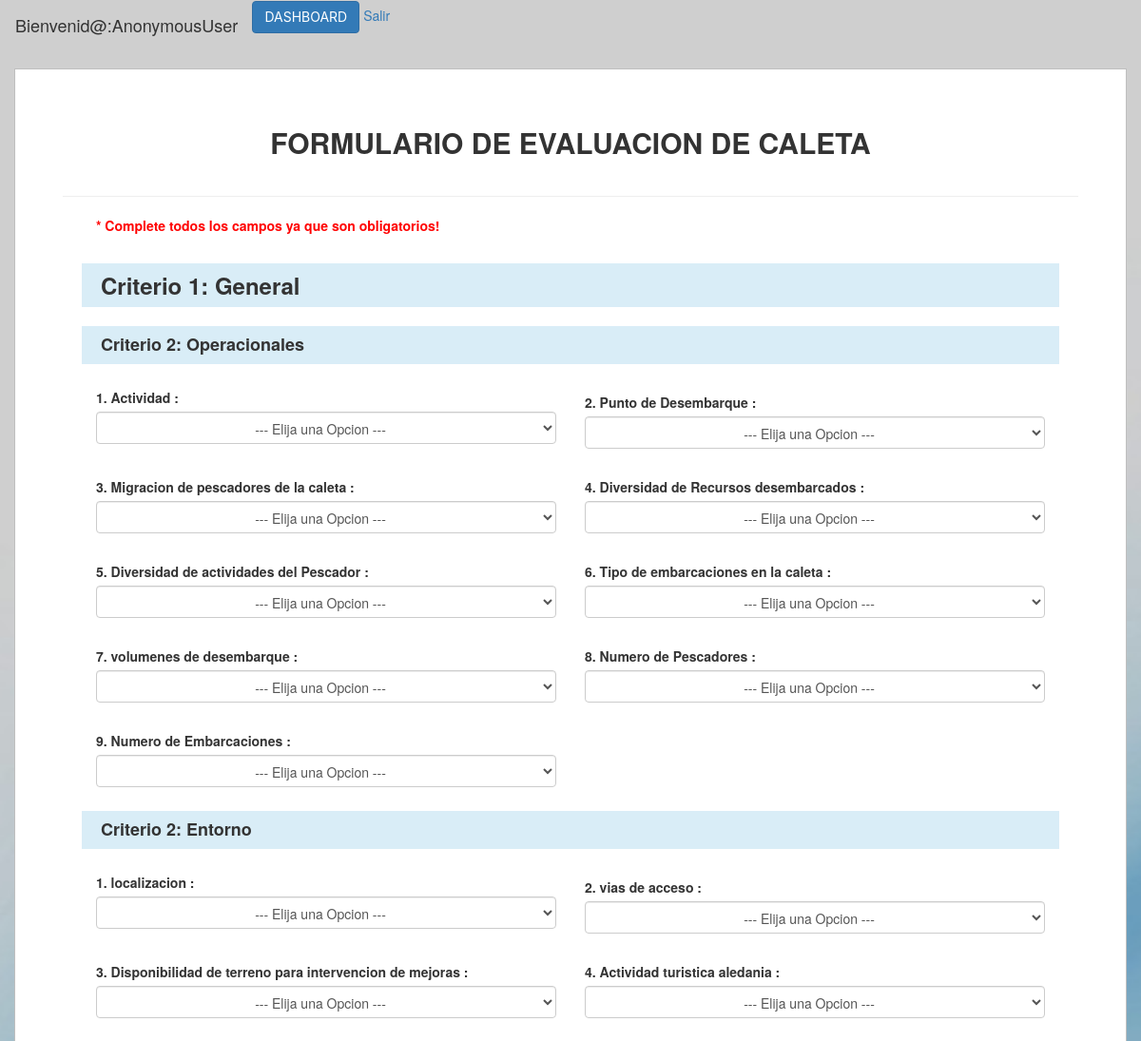
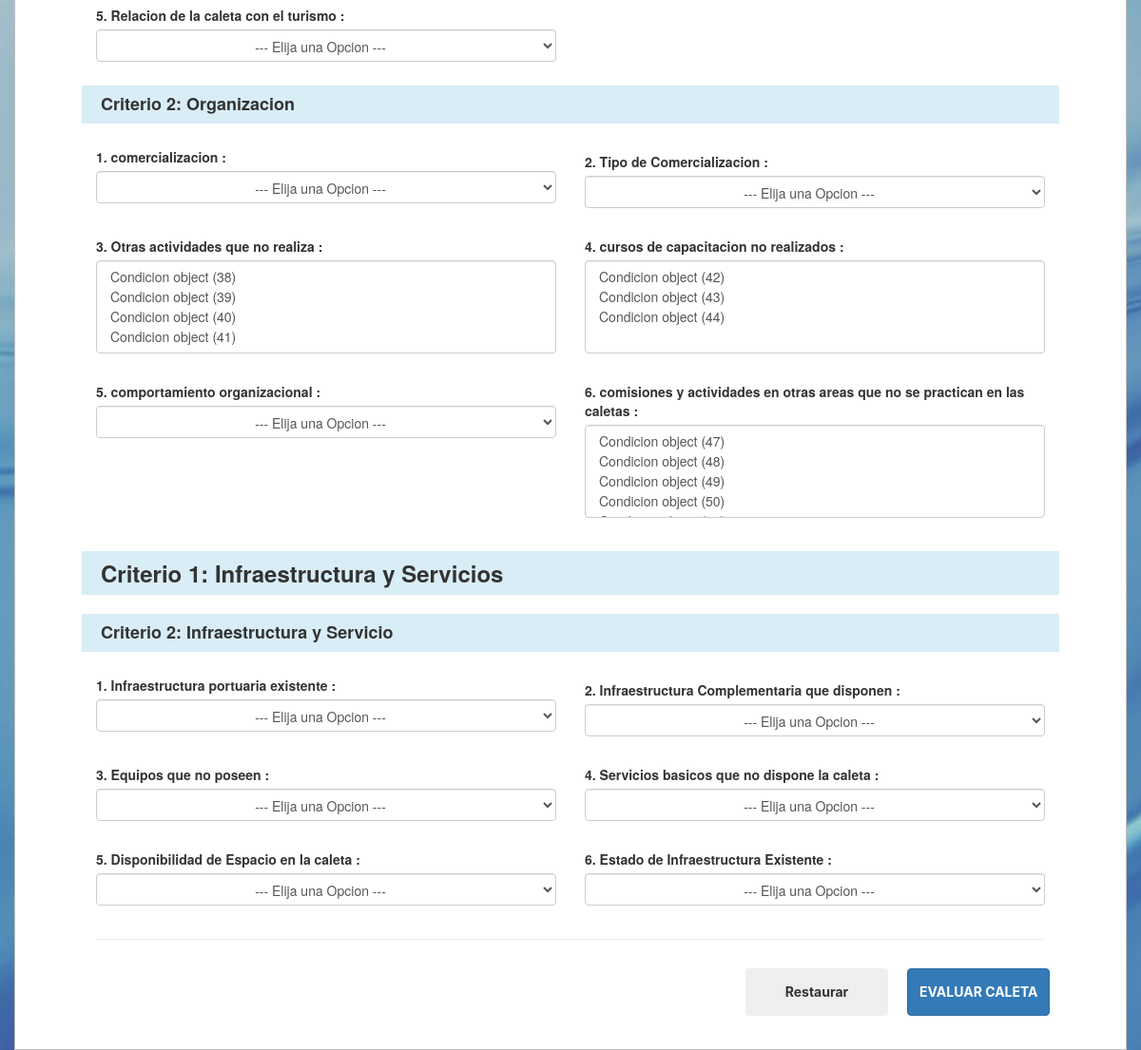
The page /form_eval on the database as committed earlier (2 pictures, top to bottom).
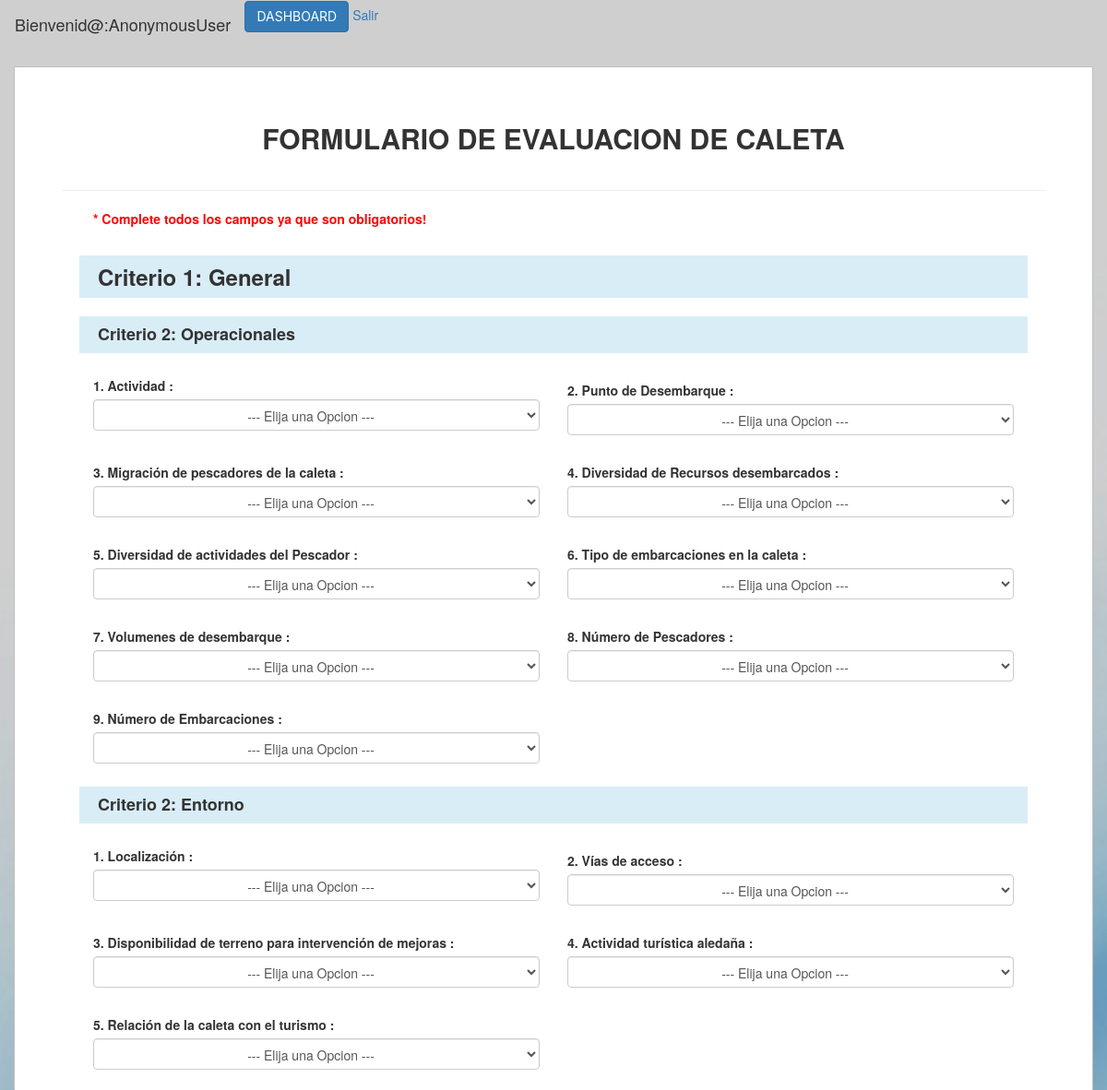
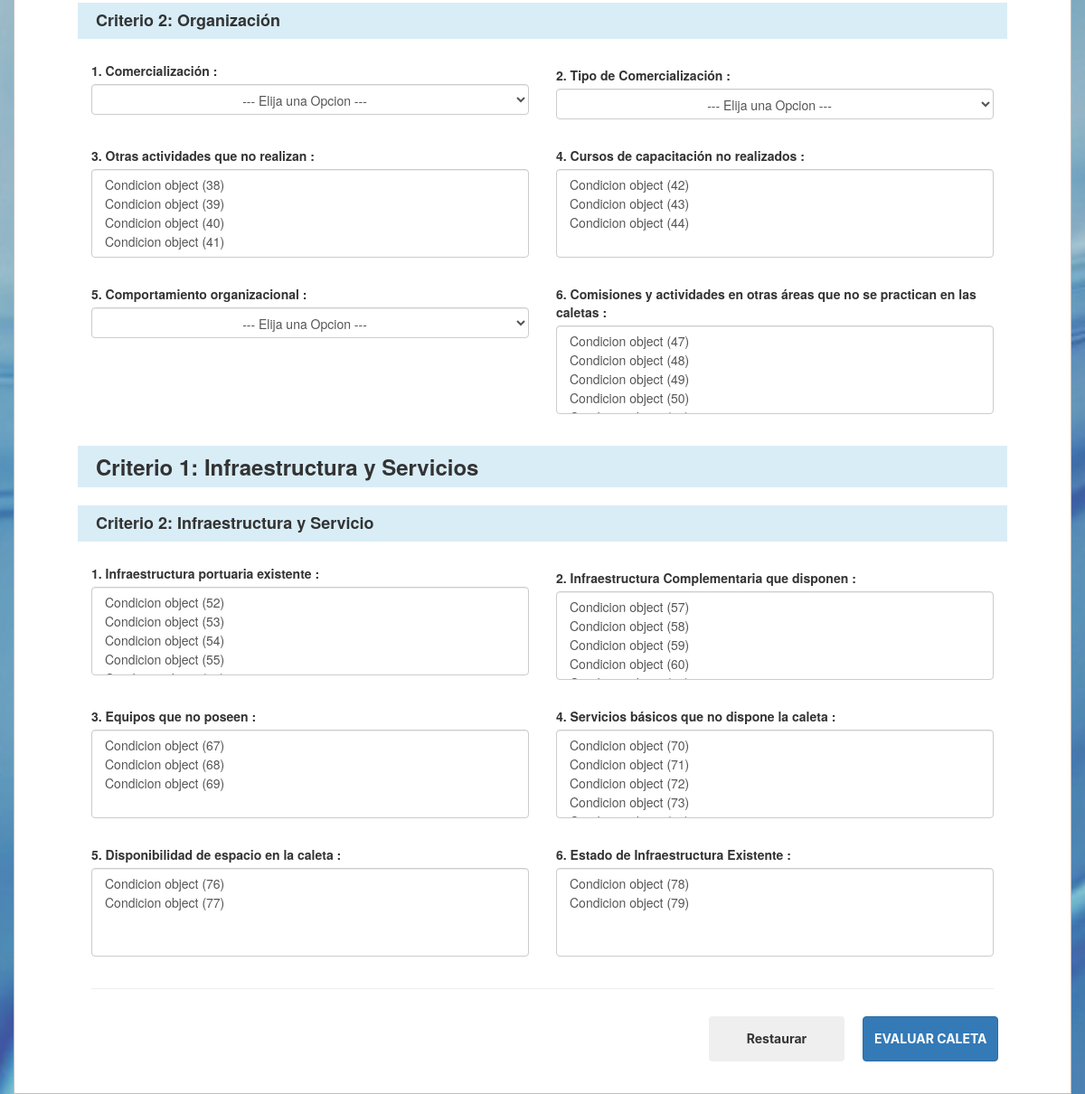
The same page on the database as committed later (2 pictures, top to bottom).
### criterios/models.py (models this page shows, shortened)
class Criterio(models.Model):
    idCriterio = models.AutoField(primary_key=True)
    idCriterioPadre = models.ForeignKey('self' , blank=True, null=True, on_delete=models.CASCADE)
    nombre = models.CharField(max_length=200)
    children = models.IntegerField(default=0)
    porcentaje = models.IntegerField(
        default = 1,
        validators=[MaxValueValidator, MinValueValidator]
    )
    nivel = models.IntegerField(
        default = 0
    )
    multipleOptions = models.BooleanField( default=False)
    def __str__(self):
        return self.nombre
    def getId(self):
        return self.idCriterio
    def __init__(self, *args, **kwargs):
        super(Criterio, self).__init__(*args, **kwargs)
        if self.idCriterioPadre is not None:
            if self.nivel == 0:
                item = Criterio.objects.get(pk=self.idCriterioPadre.pk)
                self.nivel = item.nivel + 1

### criterios/views.py (the view)
# urls.py: re_path(r'form_eval$', views.criterios_list),
def criterios_list(request):
    items = Criterio.objects.raw("SELECT * FROM 'criterios_criterio' ORDER BY 'nivel'")  # WHERE nivel == 0
    ListOrdered = []
    newFunction(ListOrdered, items, None, 0)
    size = len(ListOrdered)
    criterios = []
    temp_crit = []
    for i in range(size):
        temp_crit.append(ListOrdered[i])
        if (i + 1) % 2 == 0:
            criterios.append(list(temp_crit))
            if len(temp_crit) > 0:
                del temp_crit[:]
    lsit_condiciones = Condicion.objects.raw("SELECT * FROM 'criterios_condicion' ORDER BY 'idCriterio'")
    ListOrderedCond = groupedCondition(lsit_condiciones)
    contexto = {'criterios': criterios, 'condiciones': ListOrderedCond}
    print(contexto)
    return render(request, 'formulario.html', contexto)

### criterios/templatetags/customer_template.py (called while the page is built)
@register.simple_tag
def any_function(lista, idCriterio):
	index = 0
	for i in range(len(lista)):
		if lista[i][0].idCriterio.getId() == idCriterio:
			index = i
			break
	return lista[index]

@register.simple_tag
def counting(num):
	return num+1

### criterios/views.py (called while the page is built)
def groupedCondition(listCondiciones):
    ListGroupedCond = []
    if listCondiciones:
        temp_list = []
        idCrit = listCondiciones[0].idCriterio
        for item in listCondiciones:
            if idCrit == item.idCriterio:
                temp_list.append(item)
            else:
                ListGroupedCond.append(list(temp_list))
                del temp_list[:]
                temp_list.append(item)
                idCrit = item.idCriterio
        if len(temp_list) > 0:
            ListGroupedCond.append(list(temp_list))
    return ListGroupedCond

### criterios/templates/formulario.html (shortened to what this page needs)
{% load customer_template %}
{% load static %}
<!DOCTYPE html>
<html lang="es">
<head>
  <link rel="stylesheet" href="{% static 'css/form_crit.css' %}" />
  <link rel="stylesheet" href="{% static 'css/fondodash.css' %}" />
  <link rel="stylesheet" href="https://maxcdn.bootstrapcdn.com/bootstrap/3.3.6/css/bootstrap.min.css" />
</head>
<body>
    <nav class="navbar navbar-light bg-primary-light">
        <a class="navbar-brand">Bienvenid@:{{user}}</a>
        <form class="form-inline">
            <a id="resultado" class="btn btn-primary btn-xl text-uppercase js-scroll-trigger" href="{% url 'dash'%}" role= "button">Dashboard</a>
          <a href="{% url 'logout'%}" >Salir</a>
        </form>
      </nav>
  <div id="contentprimero" class="container">
    <div id="crit_head" class="row">
      <h2> FORMULARIO DE EVALUACION DE CALETA </h2>
    </div>
    <hr>
    <div class="row" id="form_eval">
      <p> * Complete todos los campos ya que son obligatorios! </p>
      <form>
        {% if criterios %}
          {% for criterio in criterios %}
          <div class="row section_crit1">
              {% for items in criterio %}
                {% if items.nombre %}
                <h3 class="crit1_title"> Criterio 1: {{ items.nombre }}</h3>
                {% else %}
                  {% for item in items %}
                    {% if item.nombre %}
                    <div class="section_crit2">
                    <h4 class="crit2_title" > Criterio 2: {{ item.nombre }}</h4>
                    {% else %}
                      {% counting -1 as count %}
                        {% for it in item %}
                          {% counting count as count %}
                          <div class="form-group" >
                          <div class="col-sm-6 crit3_cont">
                          <label > {{ count }}. {{ it.nombre }} : </label>
                          {% any_function condiciones it.idCriterio as listaCond %}
                          {% if it.multipleOptions %}
                            <select class="form-control mul_select" multiple >
                            {% for condicion in listaCond %}
                              <option  value="{{condicion.ponderado}}/{{condicion.idCondicion}}"> {{ condicion }} </option>
                            {% endfor %}
                            </select>
                          </div>
                          {% else %}
                            <select class="form-control uni_select" style="text-align: center;"  >
                            <option value="none" disabled selected > --- Elija una Opcion --- </option>
                            </select>
                          </div>
                        {% endif%}
                          </div>
                        {% endfor %}
                    </div>
                    {% endif %}
                  {% endfor %}
                {% endif %}
              {% endfor %}
            <br>
          </div>
          {% endfor %}
        {% endif %}
        <hr>
        <div class="row" id="crits_footer">
        <button class="btn btn btn-light" onclick="restaurar()">Restaurar</button>
        <button type="button" class="btn btn-primary pull-right" onclick="evaluar()">EVALUAR CALETA</button>
      </div>
      </form>
    </div>
  </div>
</body>
<html>

Rows that differ between the two databases and show on the page:
changed Criterio: nombre "Migracion de pescadores de la caleta" → "Migración de pescadores de la caleta"
changed Criterio: nombre "volumenes de desembarque" → "Volumenes de desembarque"
changed Criterio: nombre "Numero de Pescadores" → "Número de Pescadores"
changed Criterio: nombre "Numero de Embarcaciones" → "Número de Embarcaciones"
changed Criterio: nombre "localizacion" → "Localización"
changed Criterio: nombre "vias de acceso" → "Vías de acceso"
changed Criterio: nombre "Disponibilidad de terreno para intervencion de mejoras" → "Disponibilidad de terreno para intervención de mejoras"
changed Criterio: nombre "Actividad turistica aledania" → "Actividad turística aledaña"
changed Criterio: nombre "Relacion de la caleta con el turismo" → "Relación de la caleta con el turismo"
changed Criterio: nombre "Organizacion" → "Organización"
changed Criterio: nombre "comercializacion" → "Comercialización"
changed Criterio: nombre "Tipo de Comercializacion" → "Tipo de Comercialización"
changed Criterio: nombre "Otras actividades que no realiza" → "Otras actividades que no realizan"
changed Criterio: nombre "cursos de capacitacion no realizados" → "Cursos de capacitación no realizados"
changed Criterio: nombre "comportamiento organizacional" → "Comportamiento organizacional"
changed Criterio: nombre "comisiones y actividades en otras areas que no se practican en las caletas" → "Comisiones y actividades en otras áreas que no se practican en las caletas"
changed Criterio "Infraestructura portuaria existente": gains Condicion ({{ condicion.ponderado }} 0.0056 (drawn)); gains Condicion ({{ condicion.ponderado }} 0.0225 (drawn)); gains Condicion ({{ condicion.ponderado }} 0.0338 (drawn)); gains Condicion ({{ condicion.ponderado }} 0.0450 (drawn)); value "--- Elija una Opcion ---" → "Condicion object (52) / Condicion object (53) / Condicion object (54) / Condicion object (55)"
changed Criterio "Infraestructura Complementaria que disponen": gains Condicion ({{ condicion.ponderado }} 0.0045 (drawn)); gains Condicion ({{ condicion.ponderado }} 0.0090 (drawn)); value "--- Elija una Opcion ---" → "Condicion object (57) / Condicion object (58) / Condicion object (59) / Condicion object (60)"
changed Criterio "Equipos que no poseen": gains Condicion ({{ condicion.ponderado }} 0.0270 (drawn)); gains Condicion ({{ condicion.ponderado }} 0.0203 (drawn)); value "--- Elija una Opcion ---" → "Condicion object (67) / Condicion object (68) / Condicion object (69)"
changed Criterio: nombre "Servicios basicos que no dispone la caleta" → "Servicios básicos que no dispone la caleta"; gains Condicion ({{ condicion.ponderado }} 0.0135 (drawn)); gains Condicion ({{ condicion.ponderado }} 0.0101 (drawn)); value "--- Elija una Opcion ---" → "Condicion object (70) / Condicion object (71) / Condicion object (72) / Condicion object (73)"
changed Criterio: nombre "Disponibilidad de Espacio en la caleta" → "Disponibilidad de espacio en la caleta"; gains Condicion ({{ condicion.ponderado }} 0.0203 (drawn)); gains Condicion ({{ condicion.ponderado }} 0.0473 (drawn)); value "--- Elija una Opcion ---" → "Condicion object (76) / Condicion object (77)"
changed Criterio "Estado de Infraestructura Existente": gains Condicion ({{ condicion.ponderado }} 0.0135 (drawn)); gains Condicion ({{ condicion.ponderado }} 0.0315 (drawn)); value "--- Elija una Opcion ---" → "Condicion object (78) / Condicion object (79)"
